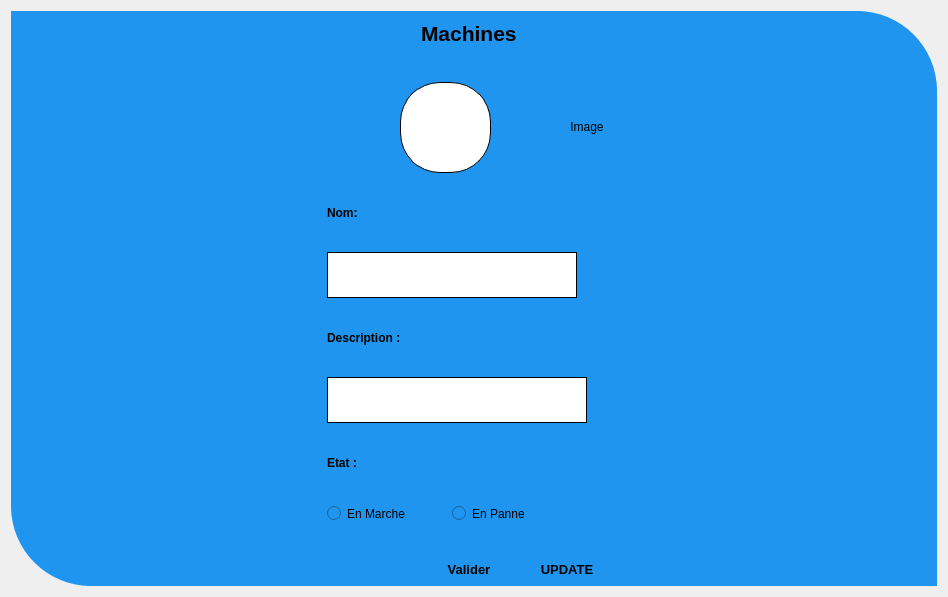
         <widget class="QWidget" name="ajouter_machine">
          <layout class="QGridLayout" name="gridLayout_22">
           <item row="0" column="0">
            <widget class="QWidget" name="widget_9" native="true">
             <property name="maximumSize">
              <size>
               <width>1000</width>
               <height>700</height>
              </size>
             </property>
             <property name="styleSheet">
              <string notr="true">border-radius: 0;  
background-color: rgb(31, 149, 239);
border-top-right-radius: 80px; 
border-bottom-left-radius: 80px;
 </string>
             </property>
             <layout class="QGridLayout" name="gridLayout_23">
              <item row="0" column="12" colspan="6">
               <spacer name="horizontalSpacer_16">
                <property name="orientation">
                 <enum>Qt::Horizontal</enum>
                </property>
                <property name="sizeHint" stdset="0">
                 <size>
                  <width>374</width>
                  <height>20</height>
                 </size>
                </property>
               </spacer>
              </item>
              <item row="1" column="17" rowspan="3">
               <spacer name="verticalSpacer_77">
                <property name="orientation">
                 <enum>Qt::Vertical</enum>
                </property>
                <property name="sizeHint" stdset="0">
                 <size>
                  <width>20</width>
                  <height>531</height>
                 </size>
                </property>
               </spacer>
              </item>
              <item row="2" column="3" rowspan="2">
               <spacer name="verticalSpacer_6">
                <property name="orientation">
                 <enum>Qt::Vertical</enum>
                </property>
                <property name="sizeHint" stdset="0">
                 <size>
                  <width>20</width>
                  <height>518</height>
                 </size>
                </property>
               </spacer>
              </item>
              <item row="2" column="6" rowspan="2">
               <spacer name="verticalSpacer_10">
                <property name="orientation">
                 <enum>Qt::Vertical</enum>
                </property>
                <property name="sizeHint" stdset="0">
                 <size>
                  <width>20</width>
                  <height>518</height>
                 </size>
                </property>
               </spacer>
              </item>
              <item row="1" column="14" rowspan="3">
               <spacer name="verticalSpacer_73">
                <property name="orientation">
                 <enum>Qt::Vertical</enum>
                </property>
                <property name="sizeHint" stdset="0">
                 <size>
                  <width>20</width>
                  <height>531</height>
                 </size>
                </property>
               </spacer>
              </item>
              <item row="2" column="2" rowspan="2">
               <spacer name="verticalSpacer_7">
                <property name="orientation">
                 <enum>Qt::Vertical</enum>
                </property>
                <property name="sizeHint" stdset="0">
                 <size>
                  <width>20</width>
                  <height>518</height>
                 </size>
                </property>
               </spacer>
              </item>
              <item row="2" column="9" rowspan="2">
               <spacer name="verticalSpacer_70">
                <property name="orientation">
                 <enum>Qt::Vertical</enum>
                </property>
                <property name="sizeHint" stdset="0">
                 <size>
                  <width>20</width>
                  <height>518</height>
                 </size>
                </property>
               </spacer>
              </item>
              <item row="2" column="1" rowspan="2">
               <spacer name="verticalSpacer_5">
                <property name="orientation">
                 <enum>Qt::Vertical</enum>
                </property>
                <property name="sizeHint" stdset="0">
                 <size>
                  <width>20</width>
                  <height>518</height>
                 </size>
                </property>
               </spacer>
              </item>
              <item row="1" column="15" rowspan="3">
               <spacer name="verticalSpacer_75">
                <property name="orientation">
                 <enum>Qt::Vertical</enum>
                </property>
                <property name="sizeHint" stdset="0">
                 <size>
                  <width>20</width>
                  <height>531</height>
                 </size>
                </property>
               </spacer>
              </item>
              <item row="2" column="0">
               <spacer name="verticalSpacer_3">
                <property name="orientation">
                 <enum>Qt::Vertical</enum>
                </property>
                <property name="sizeHint" stdset="0">
                 <size>
                  <width>20</width>
                  <height>491</height>
                 </size>
                </property>
               </spacer>
              </item>
              <item row="1" column="16" rowspan="3">
               <spacer name="verticalSpacer_79">
                <property name="orientation">
                 <enum>Qt::Vertical</enum>
                </property>
                <property name="sizeHint" stdset="0">
                 <size>
                  <width>20</width>
                  <height>531</height>
                 </size>
                </property>
               </spacer>
              </item>
              <item row="2" column="4" rowspan="2">
               <spacer name="verticalSpacer_9">
                <property name="orientation">
                 <enum>Qt::Vertical</enum>
                </property>
                <property name="sizeHint" stdset="0">
                 <size>
                  <width>20</width>
                  <height>518</height>
                 </size>
                </property>
               </spacer>
              </item>
              <item row="2" column="8" rowspan="2">
               <spacer name="verticalSpacer_71">
                <property name="orientation">
                 <enum>Qt::Vertical</enum>
                </property>
                <property name="sizeHint" stdset="0">
                 <size>
                  <width>20</width>
                  <height>518</height>
                 </size>
                </property>
               </spacer>
              </item>
              <item row="3" column="12">
               <widget class="QPushButton" name="update_machines">
                <property name="font">
                 <font>
                  <pointsize>10</pointsize>
                  <weight>75</weight>
                  <bold>true</bold>
                 </font>
                </property>
                <property name="text">
                 <string>UPDATE</string>
                </property>
                <property name="icon">
                 <iconset resource="icon.qrc">
                  <normaloff>:/icon_tabN/ressource/icon_n/icon_tabN/update.png</normaloff>:/icon_tabN/ressource/icon_n/icon_tabN/update.png</iconset>
                </property>
               </widget>
              </item>
              <item row="1" column="13" rowspan="3">
               <spacer name="verticalSpacer_72">
                <property name="orientation">
                 <enum>Qt::Vertical</enum>
                </property>
                <property name="sizeHint" stdset="0">
                 <size>
                  <width>20</width>
                  <height>531</height>
                 </size>
                </property>
               </spacer>
              </item>
              <item row="0" column="11" rowspan="2">
               <widget class="QLabel" name="label_35">
                <property name="maximumSize">
                 <size>
                  <width>150</width>
                  <height>80</height>
                 </size>
                </property>
                <property name="font">
                 <font>
                  <pointsize>16</pointsize>
                  <weight>75</weight>
                  <bold>true</bold>
                  <underline>false</underline>
                 </font>
                </property>
                <property name="text">
                 <string>Machines</string>
                </property>
               </widget>
              </item>
              <item row="0" column="0" colspan="11">
               <spacer name="horizontalSpacer_3">
                <property name="orientation">
                 <enum>Qt::Horizontal</enum>
                </property>
                <property name="sizeHint" stdset="0">
                 <size>
                  <width>332</width>
                  <height>20</height>
                 </size>
                </property>
               </spacer>
              </item>
              <item row="2" column="5" rowspan="2">
               <spacer name="verticalSpacer_8">
                <property name="orientation">
                 <enum>Qt::Vertical</enum>
                </property>
                <property name="sizeHint" stdset="0">
                 <size>
                  <width>20</width>
                  <height>518</height>
                 </size>
                </property>
               </spacer>
              </item>
              <item row="3" column="11">
               <widget class="QPushButton" name="pushButton_32">
                <property name="font">
                 <font>
                  <pointsize>10</pointsize>
                  <weight>75</weight>
                  <bold>true</bold>
                 </font>
                </property>
                <property name="text">
                 <string>Valider</string>
                </property>
                <property name="icon">
                 <iconset resource="icon.qrc">
                  <normaloff>:/icon_ajout_P_N/ressource/icon_n/icon_ajoutPn/add-account.png</normaloff>:/icon_ajout_P_N/ressource/icon_n/icon_ajoutPn/add-account.png</iconset>
                </property>
                <property name="iconSize">
                 <size>
                  <width>26</width>
                  <height>21</height>
                 </size>
                </property>
               </widget>
              </item>
              <item row="2" column="7" rowspan="2">
               <spacer name="verticalSpacer_69">
                <property name="orientation">
                 <enum>Qt::Vertical</enum>
                </property>
                <property name="sizeHint" stdset="0">
                 <size>
                  <width>20</width>
                  <height>518</height>
                 </size>
                </property>
               </spacer>
              </item>
              <item row="2" column="10" colspan="3">
               <layout class="QVBoxLayout" name="verticalLayout_5">
                <property name="spacing">
                 <number>0</number>
                </property>
                <property name="rightMargin">
                 <number>7</number>
                </property>
                <item>
                 <layout class="QHBoxLayout" name="horizontalLayout_17">
                  <item>
                   <layout class="QHBoxLayout" name="horizontalLayout_16">
                    <item>
                     <spacer name="horizontalSpacer_18">
                      <property name="orientation">
                       <enum>Qt::Horizontal</enum>
                      </property>
                      <property name="sizeHint" stdset="0">
                       <size>
                        <width>48</width>
                        <height>20</height>
                       </size>
                      </property>
                     </spacer>
                    </item>
                    <item>
                     <widget class="QLabel" name="label_imageM">
                      <property name="minimumSize">
                       <size>
                        <width>91</width>
                        <height>91</height>
                       </size>
                      </property>
                      <property name="maximumSize">
                       <size>
                        <width>91</width>
                        <height>91</height>
                       </size>
                      </property>
                      <property name="styleSheet">
                       <string notr="true">#label_imageM {
	background-color: rgb(255, 255, 255);
 
    border-radius:  40% ;
 border: 1px solid black; 
}</string>
                      </property>
                      <property name="text">
                       <string/>
                      </property>
                     </widget>
                    </item>
                    <item>
                     <spacer name="horizontalSpacer_17">
                      <property name="orientation">
                       <enum>Qt::Horizontal</enum>
                      </property>
                      <property name="sizeHint" stdset="0">
                       <size>
                        <width>58</width>
                        <height>20</height>
                       </size>
                      </property>
                     </spacer>
                    </item>
                    <item>
                     <widget class="QLabel" name="label_57">
                      <property name="minimumSize">
                       <size>
                        <width>0</width>
                        <height>0</height>
                       </size>
                      </property>
                      <property name="maximumSize">
                       <size>
                        <width>21</width>
                        <height>21</height>
                       </size>
                      </property>
                      <property name="styleSheet">
                       <string notr="true">background-color: rgb(31, 149, 239);</string>
                      </property>
                      <property name="text">
                       <string/>
                      </property>
                      <property name="pixmap">
                       <pixmap resource="icon.qrc">:/icon_ajout_P_N/ressource/icon_n/icon_ajoutPn/add-photo.png</pixmap>
                      </property>
                      <property name="scaledContents">
                       <bool>true</bool>
                      </property>
                     </widget>
                    </item>
                    <item>
                     <widget class="QPushButton" name="pushButton_18">
                      <property name="text">
                       <string>Image</string>
                      </property>
                     </widget>
                    </item>
                   </layout>
                  </item>
                 </layout>
                </item>
                <item>
                 <widget class="QLabel" name="label_76">
                  <property name="maximumSize">
                   <size>
                    <width>100</width>
                    <height>19</height>
                   </size>
                  </property>
                  <property name="font">
                   <font>
                    <pointsize>9</pointsize>
                    <weight>75</weight>
                    <bold>true</bold>
                   </font>
                  </property>
                  <property name="styleSheet">
                   <string notr="true">background-color: rgb(31, 149, 239);</string>
                  </property>
                  <property name="text">
                   <string>Nom:</string>
                  </property>
                 </widget>
                </item>
                <item>
                 <layout class="QHBoxLayout" name="horizontalLayout_37">
                  <property name="spacing">
                   <number>13</number>
                  </property>
                  <property name="rightMargin">
                   <number>7</number>
                  </property>
                  <property name="bottomMargin">
                   <number>0</number>
                  </property>
                  <item>
                   <widget class="QLineEdit" name="numeroEdit_10">
                    <property name="minimumSize">
                     <size>
                      <width>250</width>
                      <height>46</height>
                     </size>
                    </property>
                    <property name="maximumSize">
                     <size>
                      <width>300</width>
                      <height>46</height>
                     </size>
                    </property>
                    <property name="font">
                     <font>
                      <pointsize>13</pointsize>
                     </font>
                    </property>
                    <property name="styleSheet">
                     <string notr="true"> border: 1px solid black; 
background-color: rgb(255, 255, 255);</string>
                    </property>
                   </widget>
                  </item>
                  <item>
                   <widget class="QLabel" name="label_55">
                    <property name="maximumSize">
                     <size>
                      <width>21</width>
                      <height>21</height>
                     </size>
                    </property>
                    <property name="styleSheet">
                     <string notr="true">background-color: rgb(31, 149, 239);</string>
                    </property>
                    <property name="text">
                     <string/>
                    </property>
                    <property name="pixmap">
                     <pixmap resource="icon.qrc">:/icon_ajout_P_N/ressource/icon_n/icon_ajoutPn/pen.png</pixmap>
                    </property>
                    <property name="scaledContents">
                     <bool>true</bool>
                    </property>
                   </widget>
                  </item>
                 </layout>
                </item>
                <item>
                 <widget class="QLabel" name="label_59">
                  <property name="maximumSize">
                   <size>
                    <width>100</width>
                    <height>19</height>
                   </size>
                  </property>
                  <property name="font">
                   <font>
                    <pointsize>9</pointsize>
                    <weight>75</weight>
                    <bold>true</bold>
                   </font>
                  </property>
                  <property name="styleSheet">
                   <string notr="true">background-color: rgb(31, 149, 239);</string>
                  </property>
                  <property name="text">
                   <string>Description :</string>
                  </property>
                 </widget>
                </item>
                <item>
                 <layout class="QHBoxLayout" name="horizontalLayout_18">
                  <property name="spacing">
                   <number>6</number>
                  </property>
                  <property name="leftMargin">
                   <number>0</number>
                  </property>
                  <property name="topMargin">
                   <number>0</number>
                  </property>
                  <property name="rightMargin">
                   <number>4</number>
                  </property>
                  <item>
                   <widget class="QLineEdit" name="numeroEdit_6">
                    <property name="minimumSize">
                     <size>
                      <width>250</width>
                      <height>46</height>
                     </size>
                    </property>
                    <property name="maximumSize">
                     <size>
                      <width>300</width>
                      <height>46</height>
                     </size>
                    </property>
                    <property name="font">
                     <font>
                      <pointsize>13</pointsize>
                     </font>
                    </property>
                    <property name="styleSheet">
                     <string notr="true"> border: 1px solid black; 
background-color: rgb(255, 255, 255);</string>
                    </property>
                   </widget>
                  </item>
                  <item>
                   <widget class="QLabel" name="label_48">
                    <property name="maximumSize">
                     <size>
                      <width>21</width>
                      <height>21</height>
                     </size>
                    </property>
                    <property name="styleSheet">
                     <string notr="true">background-color: rgb(31, 149, 239);</string>
                    </property>
                    <property name="text">
                     <string/>
                    </property>
                    <property name="pixmap">
                     <pixmap resource="icon.qrc">:/icon_ajout_P_N/ressource/icon_n/icon_ajoutPn/pen.png</pixmap>
                    </property>
                    <property name="scaledContents">
                     <bool>true</bool>
                    </property>
                   </widget>
                  </item>
                 </layout>
                </item>
                <item>
                 <widget class="QLabel" name="label_52">
                  <property name="maximumSize">
                   <size>
                    <width>150</width>
                    <height>19</height>
                   </size>
                  </property>
                  <property name="font">
                   <font>
                    <pointsize>9</pointsize>
                    <weight>75</weight>
                    <bold>true</bold>
                   </font>
                  </property>
                  <property name="styleSheet">
                   <string notr="true">
border:none; 
background-color: rgb(31, 149, 239);</string>
                  </property>
                  <property name="text">
                   <string>Etat :</string>
                  </property>
                 </widget>
                </item>
                <item>
                 <layout class="QHBoxLayout" name="horizontalLayout_33">
                  <item>
                   <widget class="QRadioButton" name="radioButton_2">
                    <property name="text">
                     <string>En Marche</string>
                    </property>
                   </widget>
                  </item>
                  <item>
                   <widget class="QRadioButton" name="radioButton">
                    <property name="text">
                     <string>En Panne</string>
                    </property>
                   </widget>
                  </item>
                  <item>
                   <widget class="QLabel" name="label_49">
                    <property name="maximumSize">
                     <size>
                      <width>27</width>
                      <height>24</height>
                     </size>
                    </property>
                    <property name="styleSheet">
                     <string notr="true">background-color: rgb(31, 149, 239);</string>
                    </property>
                    <property name="text">
                     <string/>
                    </property>
                    <property name="pixmap">
                     <pixmap resource="icon.qrc">:/icon_tabN/ressource/icon_n/icon_tabN/tools.png</pixmap>
                    </property>
                    <property name="scaledContents">
                     <bool>true</bool>
                    </property>
                   </widget>
                  </item>
                 </layout>
                </item>
               </layout>
              </item>
             </layout>
            </widget>
           </item>
          </layout>
         </widget>
